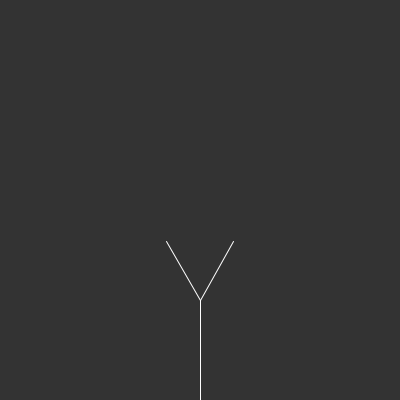
Frame 1 (no input)
Frame 60 (the mouse pressed at the canvas centre just before this capture): identical to frame 1, image omitted
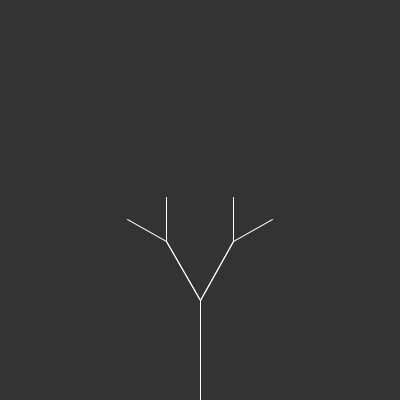
Frame 120 (the mouse held since frame 60 and released just before this capture)

The Processing sketch that drew these frames (run headless with seeded random() and noise(); from frame 60 on, the mouse is pressed at the canvas centre):

// Processing sketch: FractalTreeOOP
// ── FractalTreeOOP.pde
ArrayList<Branch> tree = new ArrayList<Branch>();
ArrayList<PVector> leaves = new ArrayList<PVector>();

Branch root;

int count = 0;

void setup() {
  size(400, 400);
  
  PVector a =  new PVector(width/2, height);
  PVector b = new PVector(width/2, height - 100);
  root = new Branch(a, b);
  tree.add(root);
  tree.add(root.calculateBranch(true));
  tree.add(root.calculateBranch(false));
}

void mousePressed() {
  for(int i = tree.size() - 1; i >= 0; i--) {
    Branch current = tree.get(i);
    
    if(!current.finished) {
      tree.add(current.calculateBranch(true));
      tree.add(current.calculateBranch(false));
    }
    current.finished = true;
  }
  count++;
  
  if(count == 6) {
    for(int i = 0; i < tree.size(); i++) {
      Branch current = tree.get(i);
      if(!current.finished){
        PVector leaf = current.end.copy();
        leaves.add(leaf);
      }
      current.finished = true;
    }
  }
}

void draw() {
  background(51);
  
  for(int i = 0; i < tree.size(); i++) {
    tree.get(i).show();
  }
  
  for(int i = 0; i < leaves.size(); i++) {
    fill(0, 255, 0, 100);
    noStroke();
    PVector leave = leaves.get(i);
    ellipse(leave.x, leave.y, 8, 8);
  }
}

// ── Branch.pde
class Branch {
  public PVector start;
  public PVector end;
  
  public boolean finished = false;

  Branch(PVector start, PVector end) {
    this.start = start;
    this.end = end;
  }
  
  void show() {
    stroke(255);
    line(start.x, start.y, end.x, end.y);
  }
  
  Branch calculateBranch(boolean _rightBranch)
  {
    PVector dir = PVector.sub(end, start);
    dir.rotate(_rightBranch ? PI/6 : -PI/6);
    dir.mult(0.67);
    PVector newEnd = PVector.add(end, dir);
    Branch b = new Branch(end, newEnd);
    
    return b;
  }
}
